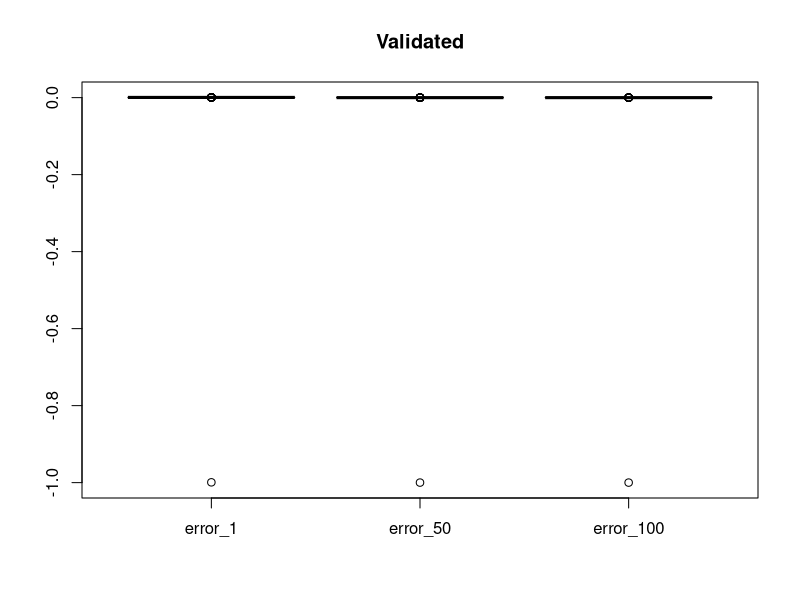
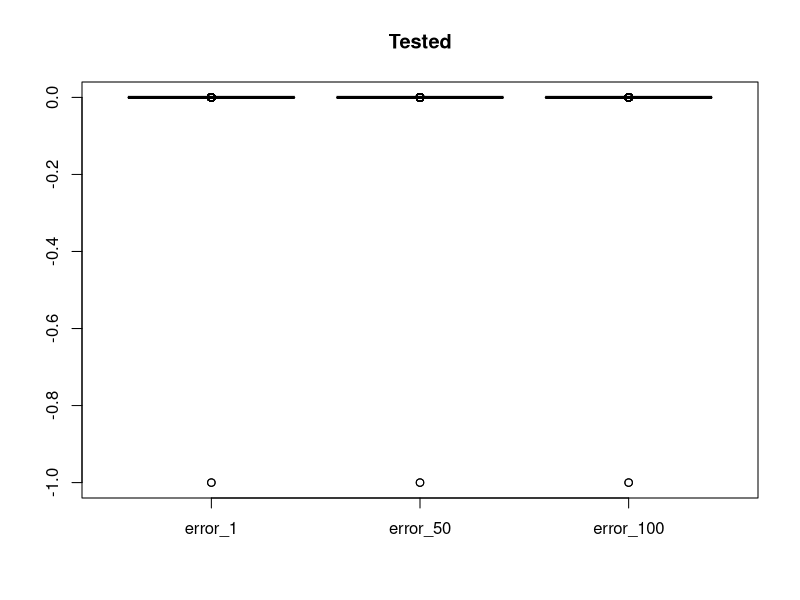
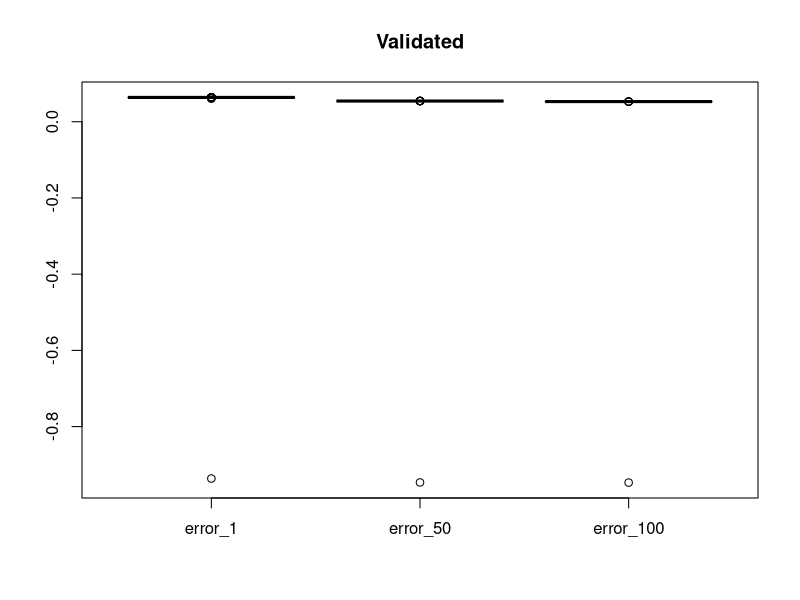
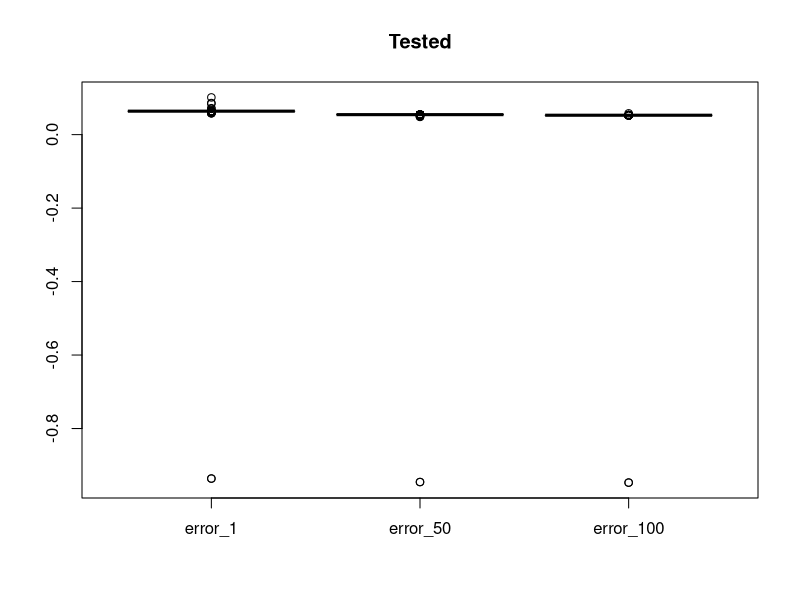
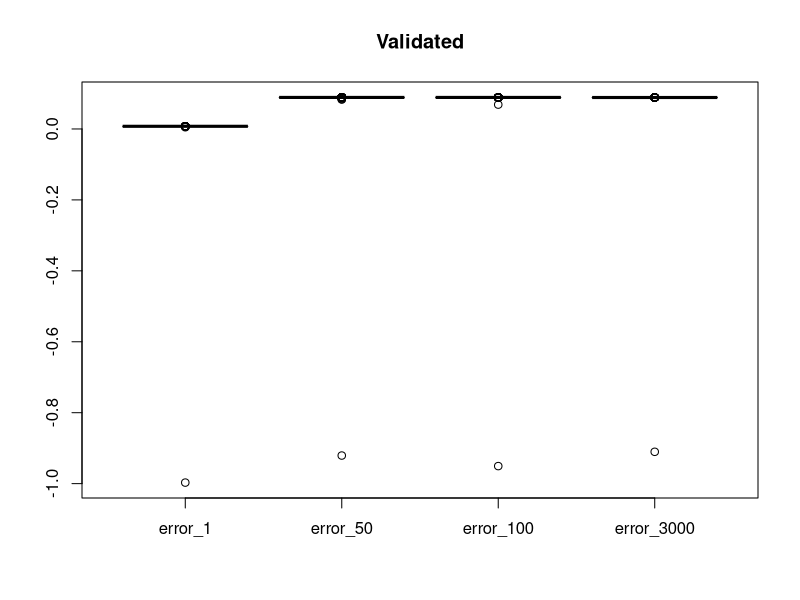
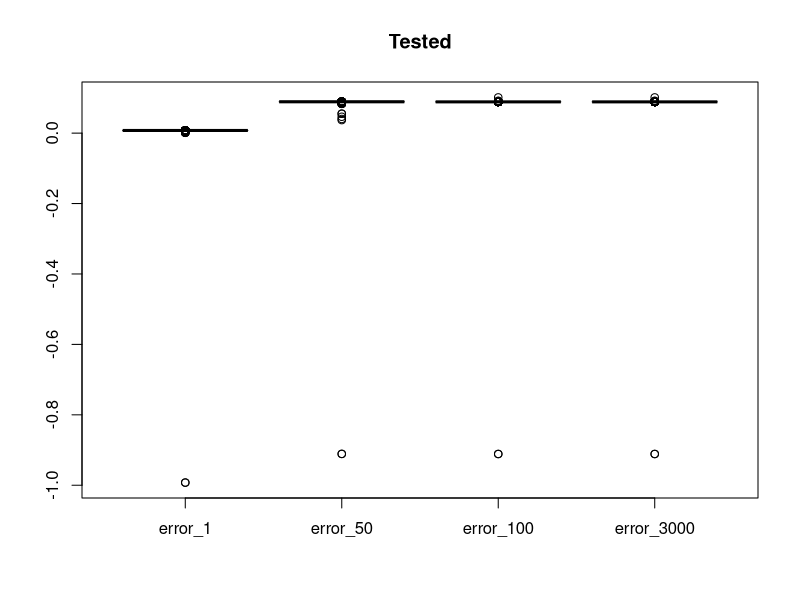
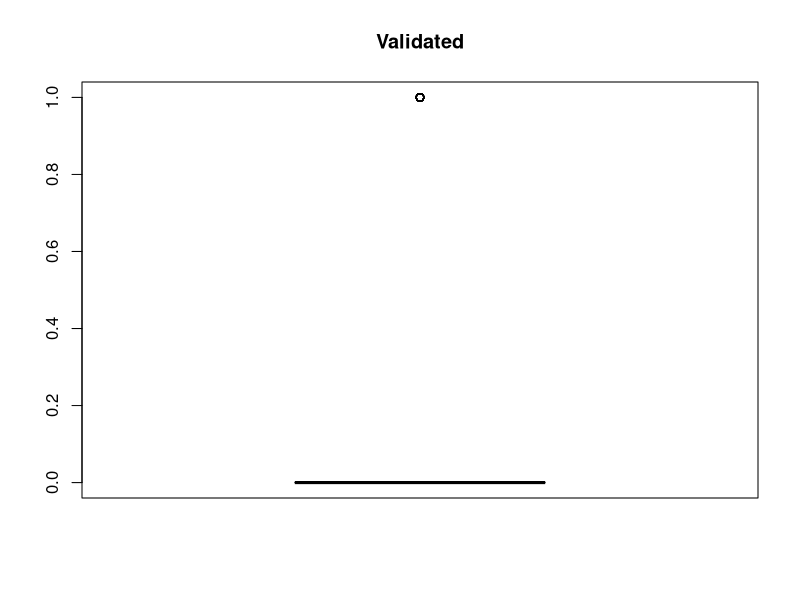
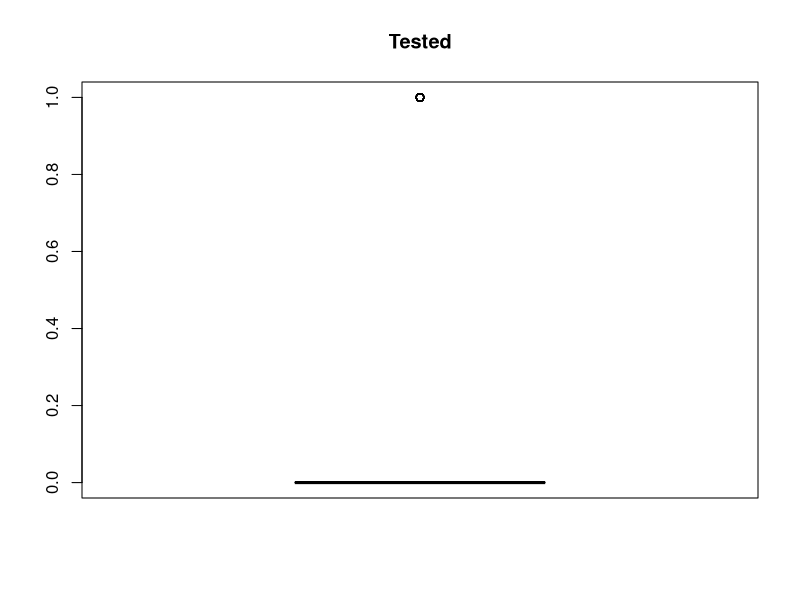

R code for these plots, in order:
# Set path to the root of local repo instead of [directory]
dir <- "[directory]/lab3/reporting"
setwd(dir)

##
#   Result for not supplemented KDD
##
validated <- read.csv("../data/output/KDD_validation.csv")
tested <- read.csv("../data/output/KDD_testing.csv")

boxplot(validated[,c("error_1", "error_50", "error_100")], main="Validated")

boxplot(tested[,c("error_1", "error_50", "error_100")], main="Tested")

sum(tested$expected != tested$encoded_1)
sum(tested$expected != tested$encoded_50)
sum(tested$expected != tested$encoded_100)


##
#   Result for supplemented KDD with supplement rate 10 attacks per 100 normals
##
validated <- read.csv("../data/output/KDD_suppl_10_percnt_validation.csv")
tested <- read.csv("../data/output/KDD_suppl_10_percnt_testing.csv")

boxplot(validated[,c("error_1", "error_50", "error_100")], main="Validated")

boxplot(tested[,c("error_1", "error_50", "error_100")], main="Tested")

sum(tested$expected != tested$encoded_1)
sum(tested$expected != tested$encoded_50)
sum(tested$expected != tested$encoded_100)


##
#   Result for supplemented KDD with supplement rate 10 attacks per 100 normals
##
validated <- read.csv("../data/output/KDD_suppl_10_percnt_3K_epoch_validation.csv")
tested <- read.csv("../data/output/KDD_suppl_10_percnt_3K_epoch_testing.csv")

boxplot(validated[,c("error_1", "error_50", "error_100", "error_3000")], main="Validated")

boxplot(tested[,c("error_1", "error_50", "error_100", "error_3000")], main="Tested")

sum(tested$expected != tested$encoded_1)
sum(tested$expected != tested$encoded_50)
sum(tested$expected != tested$encoded_100)


##
#   Result for supplemented KDD with supplement rate 10 attacks per 100 normals
##
validated <- read.csv("../data/output/KDD_validation_pnn.csv")
tested <- read.csv("../data/output/KDD_testing_pnn.csv")

boxplot(validated$expected - validated$recognized, main="Validated")

boxplot(tested$expected - tested$recognized, main="Tested")

validated.size = nrow(validated)
tested.size = nrow(tested)

validated.err.num = sum(validated$expected != validated$recognized)
tested.err.num = sum(tested$expected != tested$recognized)

cat(paste0("validated error percentage: ", 
          round(100*validated.err.num/validated.size, 2), "%\n",
          "tested error percentage: ", 
          round(100*tested.err.num/tested.size, 2), "%\n"))

